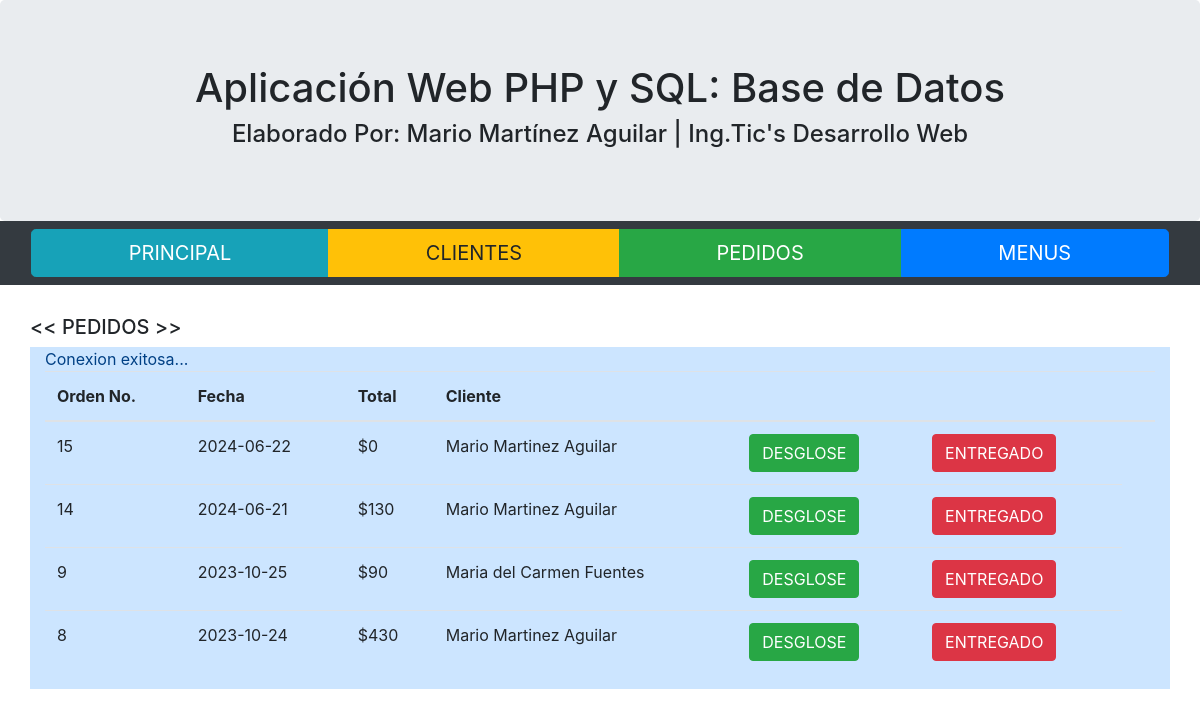
The page /pedidos.php on the database its author committed.
### tables this page shows
CREATE TABLE `pedido` (
  `idpedido` int(11) NOT NULL,
  `Fecha` date DEFAULT NULL,
  `Total` decimal(60,0) NOT NULL,
  `Cliente_idCliente` int(11) NOT NULL,
  `entregado` int(1) DEFAULT 0
);

CREATE TABLE `cliente` (
  `idCliente` int(11) NOT NULL,
  `Nombre` varchar(200) NOT NULL,
  `NIT` varchar(45) NOT NULL
);

### pedidos.php (the view, shortened to what this page needs)
<!DOCTYPE html>
<html lang="en">
<head>
  <link rel="stylesheet" href="https://maxcdn.bootstrapcdn.com/bootstrap/4.5.0/css/bootstrap.min.css">
</head>
<body>
<div class="jumbotron text-center" style="margin-bottom:0">
<h1>Aplicación Web PHP y SQL: Base de Datos</h1>
  <h4>Elaborado Por: Mario Martínez Aguilar | Ing.Tic's Desarrollo Web</h4>
</div>
<nav class="navbar navbar-expand-sm bg-dark navbar-dark">
	<div class="btn-group btn-group-lg align-items-center col-12">
	  <a href="index.php" class="btn btn-info btn-lg" role="button">PRINCIPAL</a>
	  <a href="clientes.php" class="btn btn-warning btn-lg" role="button">CLIENTES</a>
	  <a href="pedidos.php" class="btn btn-success btn-lg" role="button">PEDIDOS</a>
	  <a href="menus.php" class="btn btn-primary btn-lg" role="button">MENUS</a>
	</div>
</nav>
<div class="container" style="margin-top:30px">
  <div class="row">
  <h5> << PEDIDOS >></h5>
    <div class="col-sm-12 alert-primary">
		<table class="table">
		  <thead>
			<tr>
			  <th scope="col">Orden No.</th>
			  <th scope="col">Fecha</th>
			  <th scope="col">Total</th>
			  <th scope="col">Cliente</th>
			  <th scope="col"></th>
			  <th scope="col"></th>
			  <th scope="col"></th>
			</tr>
		  </thead>
		  <tbody>
				<?php
					require('conexion.php');
					$sentencia = "SELECT pedido.idpedido AS pedido_id, pedido.fecha AS pedido_fecha,
					pedido.total AS pedido_total, cliente.nombre AS cliente_nombre
					FROM pedido INNER JOIN cliente ON Cliente_idCliente = idCliente
					WHERE pedido.entregado = 0 ORDER BY pedido.idpedido DESC ";
					$consulta = mysqli_query($conexion,$sentencia);
					while($valor = mysqli_fetch_assoc($consulta)){
						echo "<tr>";
							echo "<td>"; echo $valor['pedido_id']; echo "</td>";
							echo "<td>"; echo $valor['pedido_fecha']; echo "</td>";
							echo "<td> $"; echo $valor['pedido_total']; echo "</td>";
							echo "<td>"; echo $valor['cliente_nombre']; echo "</td>";
							echo "<td> <a href='desglose.php?no=".$valor['pedido_id']."''><button type='button' class='btn btn-success btn-md'>DESGLOSE</button></a> </td>";
							echo "<td> <a href='entregado.php?no=".$valor['pedido_id']."''><button type='button' class='btn btn-danger btn-md'>ENTREGADO</button></a> </td>";
						echo "</tr>";
					}
				?>
		  </tbody>
		</table>
    </div>
  </div>
</div>
</body>
</html>

### rows shown on the page
pedido: idpedido "15", Fecha "2024-06-22", Total "0", Cliente_idCliente.Nombre "Mario Martinez Aguilar"
pedido: idpedido "14", Fecha "2024-06-21", Total "130", Cliente_idCliente.Nombre "Mario Martinez Aguilar"
pedido: idpedido "9", Fecha "2023-10-25", Total "90", Cliente_idCliente.Nombre "Maria del Carmen Fuentes"
pedido: idpedido "8", Fecha "2023-10-24", Total "430", Cliente_idCliente.Nombre "Mario Martinez Aguilar"
